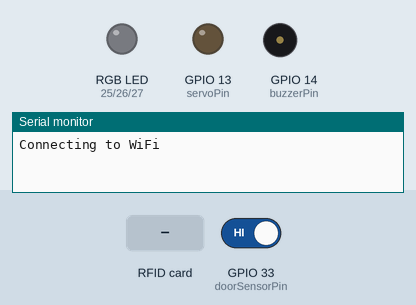
Simulated run of this program. Board: ESP32. On the bench: an RGB LED mixed from three pins (HIGH = lit), output pins drawn as LEDs (lit = HIGH), buzzer (waves = sounding, pin HIGH), the last lines printed to the serial monitor. The test bench sets the inputs (shaded band); at power-on: GPIO 33 (doorSensorPin) HIGH. WiFi joins after 1.5 s; servers stay silent unless stated; uploads are accepted with an empty reply.

Above: at 0.1 s.
At 4.0 s:
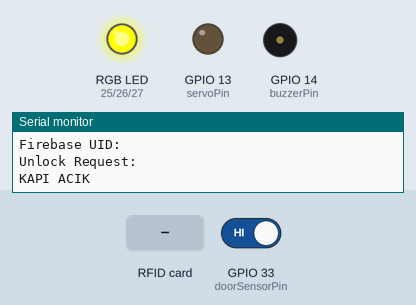
4.1 s: RFID card 5E 7A 19 C4 held to the reader
At 4.21 s:
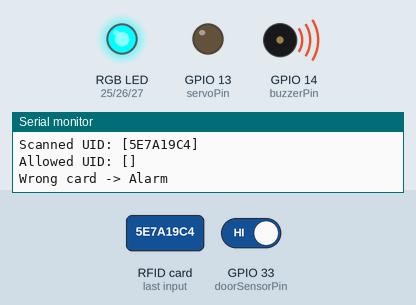
7.1 s: GPIO 33 (doorSensorPin) driven LOW
Timing chart, 0 to 10.1 s (numbered marks = the images above; inputs shaded):
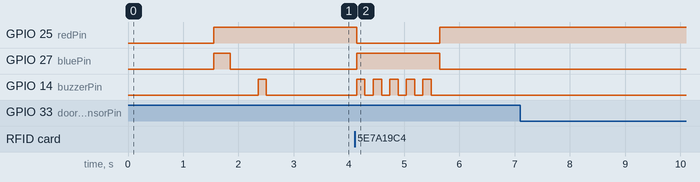

The program:

main.cpp
```cpp
#include <Arduino.h>

#include <SPI.h>
#include <MFRC522.h>
#include <WiFi.h>
#include <HTTPClient.h>
#include <ArduinoJson.h>

// Declerations

void lockLocker();
void unlockLocker();
void checkRFID();
void writeServo(int angle);
void setColor(int r, int g, int b);
void beep(int count);
String uidToString();

String firebaseGet(String path);
void firebaseSet(String path, String value);
void firebaseSetBool(String path, bool value);


// Organization ve esp locker id's
String organizationId = "maltepe-university";
String lockerId = "locker1";


#define WIFI_SSID "Your Wifi -- 5G is not working-- "
#define WIFI_PASSWORD "Your wifi password"

//DATA ROOT URL
#define DATABASE_URL "https://smart-locker-84032-default-rtdb.europe-west1.firebasedatabase.app"

String allowedUID = "0";

unsigned long lastFirebaseCheck = 0;

bool lastDoorClosed = false;
unsigned long lastDoorCheck = 0;
const unsigned long doorCheckInterval = 300;

#define SS_PIN 5
#define RST_PIN 22

MFRC522 rfid(SS_PIN, RST_PIN);


const int servoPin = 13;
const int freq = 50; // Siyanl frekansi mesela 50hz servo motorlar 5000 hz ledler icin
const int resolution = 16; // 0 ile 2^16 arası değerler
// 50 hz = 20 ms dir 20 ms = 20*100 = 20000 us eder
//resolution = 16 dedik yani 2^16 eder bu da 65535 tir
// duty = map tan gelen değer *   (65535 / 20000) dir yani resolution 8 yapsaydik ve 100 hz alsaydik 8 = 2^8 = 255 olcakti 100hz de 10ms yani
// 10000 us olcakti o zaman duty = mapten gelen değer * 255/10000 olurdu.


const int buzzerPin = 14;
const int doorSensorPin = 33;

const int redPin = 25;
const int greenPin = 26;
const int bluePin = 27;


bool lockerLocked = true;


//DEBUG RFUID


void setup() {
  Serial.begin(115200);

  // WIFI SYSTEM UP
  WiFi.begin(WIFI_SSID, WIFI_PASSWORD);

  Serial.print("Connecting to WiFi");

  while (WiFi.status() != WL_CONNECTED) {
    delay(500);
    Serial.print(".");
  }

  Serial.println();
  Serial.println("WiFi connected");

  //RFID SYSTEM
  SPI.begin(18, 19, 23, 5);
  rfid.PCD_Init();
  Serial.println("RFID system ready");

  //servopwm
  ledcSetup(0, 50, 16);
  ledcAttachPin(servoPin, 0);  // servopin,freq,resolution

  //RGB
  pinMode(redPin, OUTPUT);
  pinMode(greenPin, OUTPUT);
  pinMode(bluePin, OUTPUT);

  setColor(0,0,0);
  delay(300);
  lockLocker();

  //BUZZER
  pinMode(buzzerPin, OUTPUT);

  //BUTTON
  pinMode(doorSensorPin, INPUT_PULLUP);
  lastDoorClosed = digitalRead(doorSensorPin) == LOW;

  lockLocker();
}

void loop() {

  if (millis() - lastFirebaseCheck > 3000) {

    allowedUID = firebaseGet(
  "organizations/" + organizationId + "/lockers/" + lockerId + "/allowedRfidUID"
  );

    Serial.print("Firebase UID: ");
    Serial.println(allowedUID);
    String unlockRequest = firebaseGet(
  "organizations/" + organizationId + "/lockers/" + lockerId + "/unlockRequest"
  );

  Serial.print("Unlock Request: ");
  Serial.println(unlockRequest);

  bool doorClosed = digitalRead(doorSensorPin) == LOW;

  if (doorClosed) {
    Serial.println("KAPI KAPALI");
  } else {
    Serial.println("KAPI ACIK");
  }


  if (unlockRequest == "true") {
    Serial.println("App unlock request received");

    unlockLocker();

    firebaseSetBool(
      "organizations/" + organizationId + "/lockers/" + lockerId + "/unlockRequest",
      false
    );
  }
  String lockState = firebaseGet(
  "organizations/" + organizationId + "/lockers/" + lockerId + "/lockState"
);

if (lockState == "locked" && !lockerLocked) {
  lockLocker();
}

if (lockState == "unlocked" && lockerLocked) {
  unlockLocker();
}

    lastFirebaseCheck = millis();
  }


  checkRFID();

  if (millis() - lastDoorCheck > doorCheckInterval) {
  lastDoorCheck = millis();

  bool doorClosed = digitalRead(doorSensorPin) == LOW;

  if (doorClosed != lastDoorClosed) {
    lastDoorClosed = doorClosed;

    if (doorClosed) {
      Serial.println("KAPI KAPANDI -> SERVO KILITLENIYOR");

      firebaseSet(
        "organizations/" + organizationId + "/lockers/" + lockerId + "/doorState",
        "closed"
      );

      firebaseSetBool(
        "organizations/" + organizationId + "/lockers/" + lockerId + "/doorClosed",
        true
      );

      if (!lockerLocked) {
        lockLocker();
      }

    } else {
      Serial.println("KAPI ACIK");

      firebaseSet(
        "organizations/" + organizationId + "/lockers/" + lockerId + "/doorState",
        "open"
      );

      firebaseSetBool(
        "organizations/" + organizationId + "/lockers/" + lockerId + "/doorClosed",
        false
      );
    }
  }
}

delay(50);
}


void lockLocker() {
  lockerLocked = true;
  writeServo(0);
  setColor(0, 0, 255);
  beep(1);
  firebaseSet(
  "organizations/"+ organizationId +"/lockers/" + lockerId + "/lockState",
  "locked"
  );
  Serial.println("Locker locked");
}

void unlockLocker() {
  lockerLocked = false;
  writeServo(90);
  setColor(0, 255, 0);
  beep(2);
  firebaseSet(
  "organizations/"+ organizationId +"/lockers/" + lockerId + "/lockState",
  "unlocked"
  );
  Serial.println("Locker unlocked");
}

void writeServo(int angle) {
  int us = map(angle, 0, 180, 500, 2400);
  int duty = us * 65535 / 20000;
  ledcWrite(servoPin, duty);
}

void setColor(int r, int g, int b) {
  analogWrite(redPin, 255 - r);
  analogWrite(greenPin, 255 - g);
  analogWrite(bluePin, 255 - b);
}

void beep(int count) {
  for (int i = 0; i < count; i++) {
    digitalWrite(buzzerPin, HIGH);
    delay(150);
    digitalWrite(buzzerPin, LOW);
    delay(150);
  }
}

void checkRFID() {

  if (!rfid.PICC_IsNewCardPresent()) return;

  if (!rfid.PICC_ReadCardSerial()) return;

  String scannedUID = uidToString();

  Serial.print("Scanned UID: [");
  Serial.print(scannedUID);
  Serial.println("]");

  Serial.print("Allowed UID: [");
  Serial.print(allowedUID);
  Serial.println("]");

  if (scannedUID == allowedUID && allowedUID != "0" && allowedUID != "null" && allowedUID != "") {

    Serial.println("Correct card -> Unlocking");

    unlockLocker();

  } else {

    Serial.println("Wrong card -> Alarm");

    setColor(255, 0, 0);

    beep(5);

    if (lockerLocked) {
      setColor(0, 0, 255);
    } else {
      setColor(0, 255, 0);
    }
  }

  rfid.PICC_HaltA();
  rfid.PCD_StopCrypto1();
}

String uidToString() {
  String uid = "";

  for (byte i = 0; i < rfid.uid.size; i++) {
    if (rfid.uid.uidByte[i] < 0x10) uid += "0";
    uid += String(rfid.uid.uidByte[i], HEX);
  }

  uid.toUpperCase();
  return uid;
}

void firebaseSet(String path, String value) {

  HTTPClient http;

  String url = String(DATABASE_URL) + "/" + path + ".json";

  http.begin(url);

  http.addHeader("Content-Type", "application/json");

  String body = "\"" + value + "\"";

  int httpCode = http.PUT(body);

  Serial.print("Firebase SET ");
  Serial.print(path);
  Serial.print(" -> ");
  Serial.println(httpCode);

  http.end();
}

void firebaseSetBool(String path, bool value) {
  HTTPClient http;

  String url = String(DATABASE_URL) + "/" + path + ".json";

  http.begin(url);
  http.addHeader("Content-Type", "application/json");

  String body = value ? "true" : "false";

  int httpCode = http.PUT(body);

  Serial.print("Firebase SET BOOL ");
  Serial.print(path);
  Serial.print(" -> ");
  Serial.println(httpCode);

  http.end();
}

String firebaseGet(String path) {

  HTTPClient http;

  String url = String(DATABASE_URL) + "/" + path + ".json";

  http.begin(url);

  int httpCode = http.GET();

  if (httpCode > 0) {

    String payload = http.getString();

    payload.replace("\"", "");

    http.end();

    return payload;
  }

  http.end();

  return "";
}
```

Measured:
- after the input at 4.1 s, GPIO 25 (redPin): HIGH → LOW at once, → HIGH 1.5 s later; GPIO 27 (bluePin): LOW → HIGH at once, → LOW 1.5 s later; GPIO 14 (buzzerPin): alternates HIGH for 0.15 s and LOW for 0.15 s, 10 changes in all, then stays LOW, starting at once
